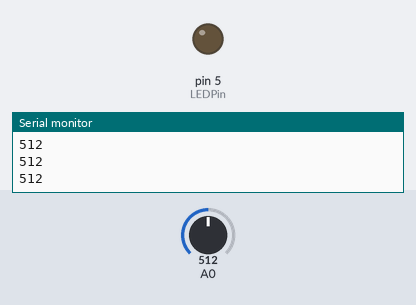
Bench run of a sketch on a simulated Arduino Uno, built with avr-gcc and run on an emulated ATmega328P. Parts: output pins drawn as LEDs (lit = HIGH), the last lines printed to the serial monitor. The test bench sets the inputs (shaded band); at power-on: A0 = 512.

Above: at 1.2 s.
1.3 s: A0 set to 583
2.8 s: A0 set to 616
At 3.6 s:
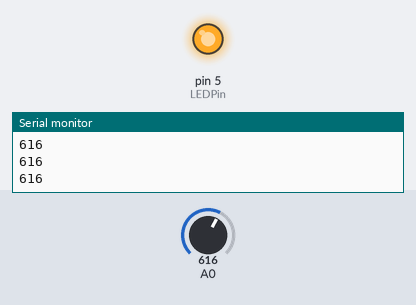
4.3 s: A0 set to 590
At 4.7 s:
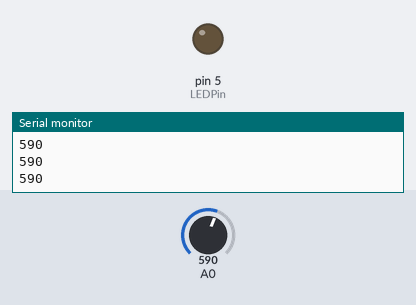
5.8 s: A0 set to 610
At 7.1 s:
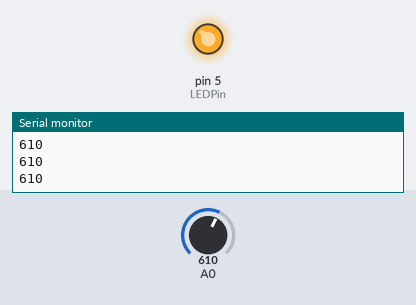
Timing chart, 0 to 8.3 s (numbered marks = the images above; inputs shaded):
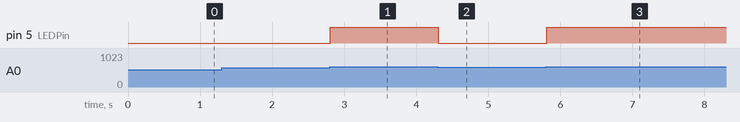

The sketch:

photoresistor.ino
```cpp
#include <Arduino.h>

const int LEDPin = 5;

void setup(){
  pinMode(LEDPin, OUTPUT);
  Serial.begin(9600);
}

void loop(){
  int sensor = analogRead(A0);
  Serial.println(sensor);
  if(sensor > 600){
    digitalWrite(LEDPin, HIGH);
  } else {
    digitalWrite(LEDPin, LOW);
  }
}
```

Measured:
- the behaviour switches between 600 and 601 on A0 (found by bisection; images 0 and 1)
- after the input at 2.8 s, pin 5 (LEDPin): LOW → HIGH at once
- after the input at 4.3 s, pin 5 (LEDPin): HIGH → LOW at once
- after the input at 5.8 s, pin 5 (LEDPin): LOW → HIGH at once
